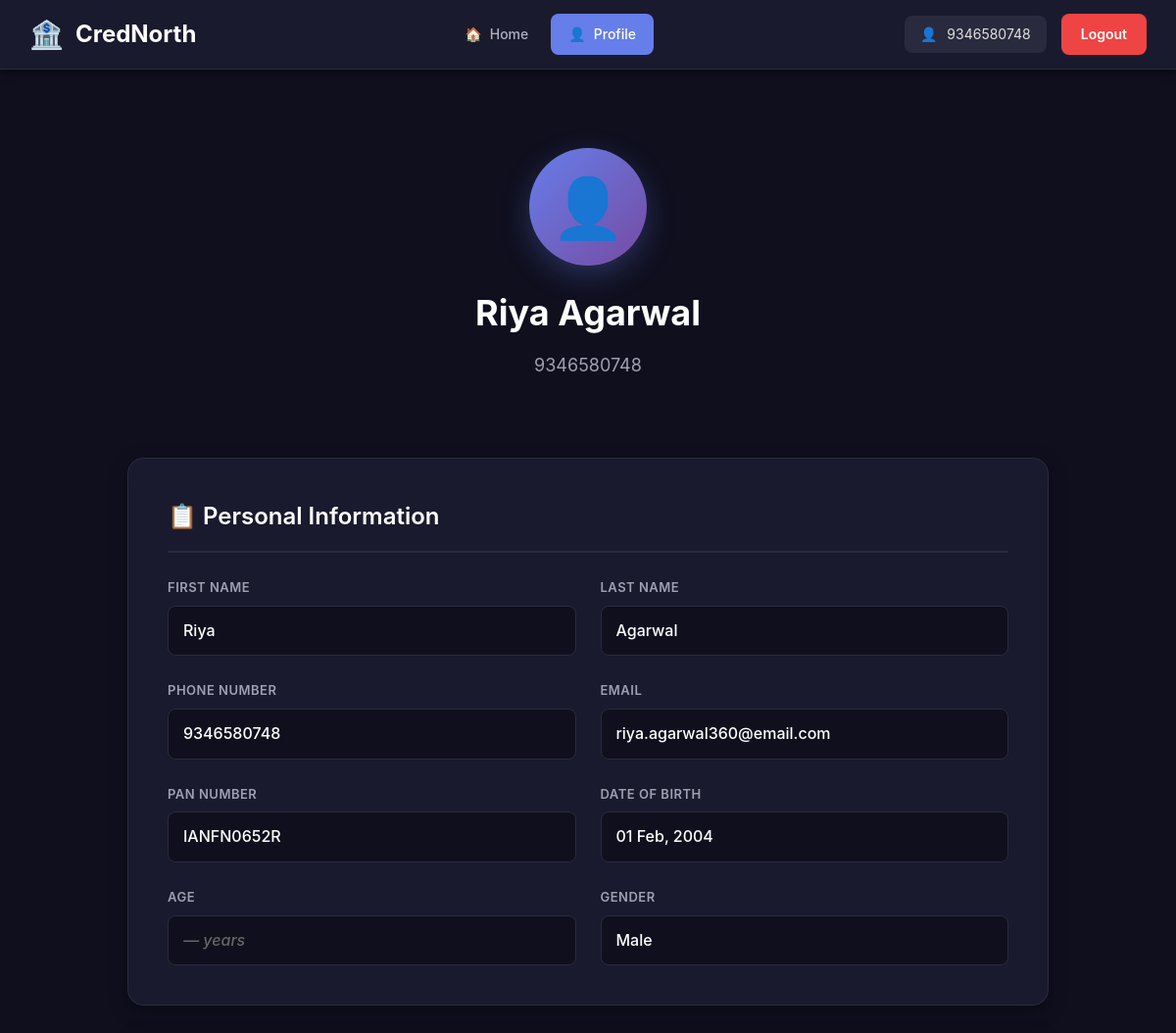
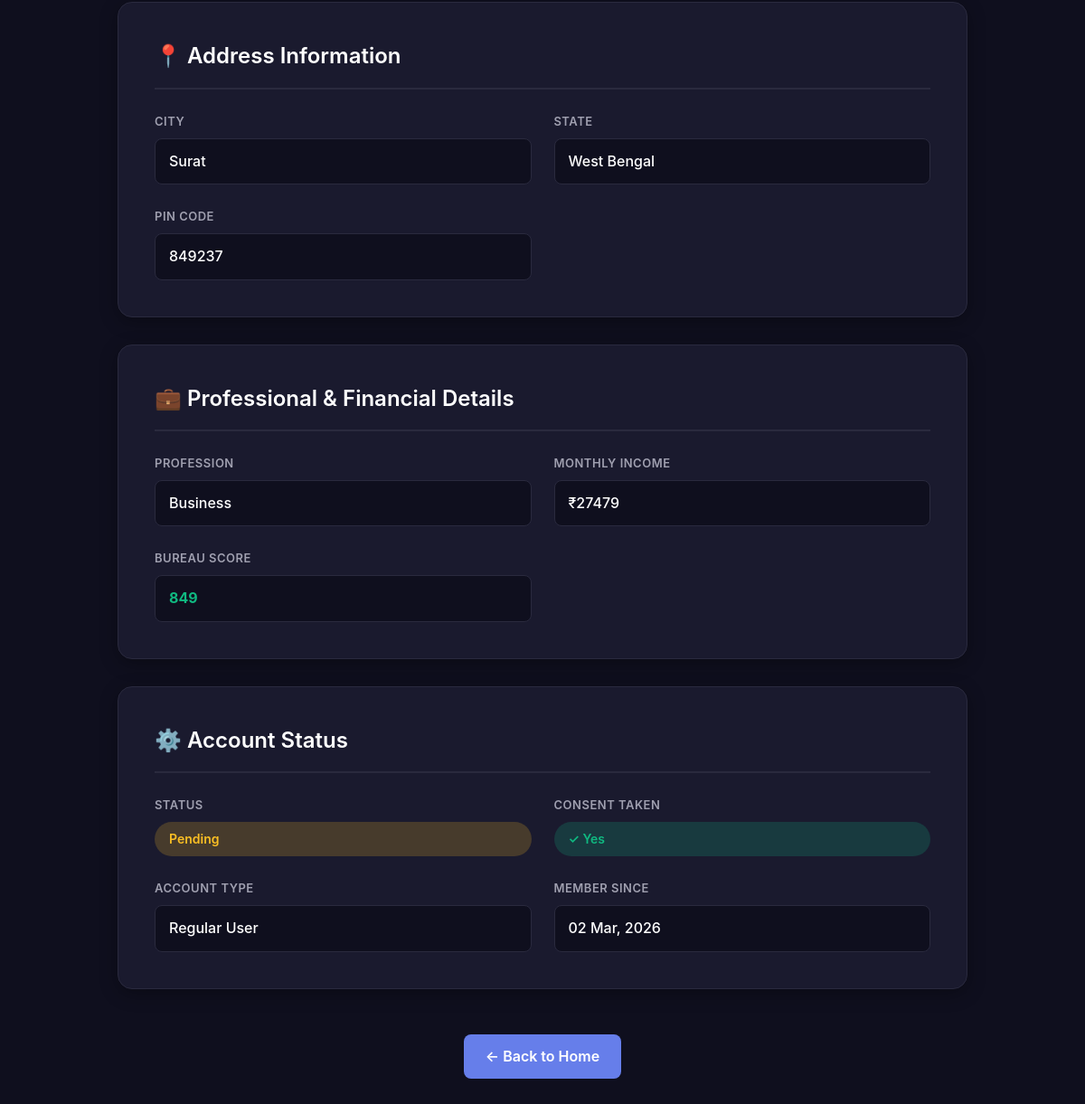
The page /profile/ (signed in) on the database its author committed (2 pictures, top to bottom).
### users/models.py (models this page shows, shortened)
class User(PermissionsMixin, models.Model):
    STATUS_CHOICES = [
        ('pending', 'Pending'),
        ('approved', 'Approved'),
        ('rejected', 'Rejected'),
    ]
    GENDER_CHOICES = [
        ('Male', 'Male'),
        ('Female', 'Female'),
        ('Other', 'Other'),
    ]
    PROFESSION_CHOICES = [
        ('Salaried', 'Salaried'),
        ('Self-Employed', 'Self-Employed'),
        ('Business', 'Business'),
    ]
    INCOME_MODE_CHOICES = [
        ('Cheque', 'Cheque'),
        ('Bank Transfer', 'Bank Transfer'),
        ('Cash', 'Cash'),
    ]
    id = models.BigAutoField(primary_key=True)
    phone_number = models.CharField(
        max_length=10,
        unique=True,
        validators=[validate_phone_number],
        db_index=True,
        help_text='Exactly 10 digits - used for login'
    )
    first_name = models.CharField(max_length=100, blank=True)
    last_name = models.CharField(max_length=100, blank=True)
    email = models.EmailField(max_length=254, null=True, blank=True)
    pan_number = models.CharField(
        max_length=10,
        db_index=True,
        validators=[validate_pan_number],
        help_text='PAN format: AAAAA9999A',
        blank=True
    )
    date_of_birth = models.DateField(null=True, blank=True)
    age = models.IntegerField(null=True, blank=True, editable=False)
    gender = models.CharField(max_length=10, choices=GENDER_CHOICES, blank=True)
    city = models.CharField(max_length=100, blank=True)
    state = models.CharField(max_length=100, blank=True)
    pin_code = models.CharField(
        max_length=6,
        validators=[validate_pin_code],
        help_text='6 digits',
        blank=True
    )
    profession = models.CharField(max_length=100, choices=PROFESSION_CHOICES, blank=True)
    monthly_income = models.DecimalField(max_digits=12, decimal_places=2, null=True, blank=True)
    bureau_score = models.IntegerField(null=True, blank=True, db_index=True, help_text='Credit score 0-900')
    income_mode = models.CharField(max_length=20, choices=INCOME_MODE_CHOICES, blank=True)
    consent_taken = models.BooleanField(default=False)
    status = models.CharField(max_length=20, choices=STATUS_CHOICES, default='pending')
    is_active = models.BooleanField(default=True)
    is_staff = models.BooleanField(default=False)
    is_superuser = models.BooleanField(default=False)
    created_at = models.DateTimeField(auto_now_add=True, db_index=True)
    updated_at = models.DateTimeField(auto_now=True)
    objects = UserManager()
    USERNAME_FIELD = 'phone_number'
    REQUIRED_FIELDS = []
    @property
    def is_authenticated(self):
        return True
    class Meta:
        db_table = 'users_user'
        verbose_name = 'User'
        verbose_name_plural = 'Users'
        ordering = ['-created_at']
        indexes = [
            models.Index(fields=['phone_number'], name='idx_user_phone'),
            models.Index(fields=['pan_number'], name='idx_user_pan'),
            models.Index(fields=['status'], name='idx_user_status'),
            models.Index(fields=['bureau_score'], name='idx_user_bureau'),
            models.Index(fields=['created_at'], name='idx_user_created_at'),
        ]
        constraints = [
            models.UniqueConstraint(
                fields=['pan_number'],
                name='unique_user_pan_number',
                condition=models.Q(pan_number__isnull=False) & ~models.Q(pan_number='')
            ),
        ]

### loans/views.py (the view)
# urls.py: path('profile/', ProfileView.as_view(), name='profile'),
@method_decorator(login_required, name='dispatch')
class ProfileView(View):
    def get(self, request):
        user = request.user
        context = {
            'user': user,
        }
        return render(request, 'profile.html', context)

### backend/templates/profile.html (shortened to what this page needs)
<!DOCTYPE html>
<html lang="en">
<head>
</head>
<body>
    <nav class="navbar">
        <div class="nav-container">
            <a href="/" class="nav-brand">
                <span class="icon">🏦</span>
                <span>CredNorth</span>
            </a>
            <ul class="nav-menu">
                <li class="nav-item">
                    <a href="/" class="nav-link">
                        <span>🏠</span>
                        <span>Home</span>
                    </a>
                </li>
                <li class="nav-item">
                    <a href="/profile/" class="nav-link active">
                        <span>👤</span>
                        <span>Profile</span>
                    </a>
                </li>
            </ul>
            <div class="nav-user">
                <div class="user-info">
                    <span>👤</span>
                    <span>{{ user.phone_number }}</span>
                </div>
                <a href="/logout/" class="btn-logout">Logout</a>
            </div>
        </div>
    </nav>
    <div class="container">
        <div class="profile-header">
            <div class="profile-avatar">👤</div>
            <h1>{{ user.first_name }} {{ user.last_name }}</h1>
            <p>{{ user.phone_number }}</p>
        </div>
        <div class="profile-card">
            <h2>📋 Personal Information</h2>
            <div class="info-grid">
                <div class="info-item">
                    <span class="info-label">First Name</span>
                    <span class="info-value">{{ user.first_name|default:"—" }}</span>
                </div>
                <div class="info-item">
                    <span class="info-label">Last Name</span>
                    <span class="info-value">{{ user.last_name|default:"—" }}</span>
                </div>
                <div class="info-item">
                    <span class="info-label">Phone Number</span>
                    <span class="info-value">{{ user.phone_number }}</span>
                </div>
                <div class="info-item">
                    <span class="info-label">Email</span>
                    <span class="info-value {% if not user.email %}empty{% endif %}">{{ user.email|default:"Not provided" }}</span>
                </div>
                <div class="info-item">
                    <span class="info-label">PAN Number</span>
                    <span class="info-value">{{ user.pan_number|default:"—" }}</span>
                </div>
                <div class="info-item">
                    <span class="info-label">Date of Birth</span>
                    <span class="info-value {% if not user.date_of_birth %}empty{% endif %}">{{ user.date_of_birth|date:"d M, Y"|default:"Not provided" }}</span>
                </div>
                <div class="info-item">
                    <span class="info-label">Age</span>
                    <span class="info-value {% if not user.age %}empty{% endif %}">{{ user.age|default:"—" }} years</span>
                </div>
                <div class="info-item">
                    <span class="info-label">Gender</span>
                    <span class="info-value {% if not user.gender %}empty{% endif %}">{{ user.gender|default:"Not specified" }}</span>
                </div>
            </div>
        </div>
        <div class="profile-card">
            <h2>📍 Address Information</h2>
            <div class="info-grid">
                <div class="info-item">
                    <span class="info-label">City</span>
                    <span class="info-value {% if not user.city %}empty{% endif %}">{{ user.city|default:"Not provided" }}</span>
                </div>
                <div class="info-item">
                    <span class="info-label">State</span>
                    <span class="info-value {% if not user.state %}empty{% endif %}">{{ user.state|default:"Not provided" }}</span>
                </div>
                <div class="info-item">
                    <span class="info-label">PIN Code</span>
                    <span class="info-value {% if not user.pin_code %}empty{% endif %}">{{ user.pin_code|default:"Not provided" }}</span>
                </div>
            </div>
        </div>
        <div class="profile-card">
            <h2>💼 Professional & Financial Details</h2>
            <div class="info-grid">
                <div class="info-item">
                    <span class="info-label">Profession</span>
                    <span class="info-value {% if not user.profession %}empty{% endif %}">{{ user.profession|default:"Not specified" }}</span>
                </div>
                <div class="info-item">
                    <span class="info-label">Monthly Income</span>
                    <span class="info-value {% if not user.monthly_income %}empty{% endif %}">
                        {% if user.monthly_income %}
                            ₹{{ user.monthly_income|floatformat:0 }}
                        {% else %}
                            Not provided
                        {% endif %}
                    </span>
                </div>
                <div class="info-item">
                    <span class="info-label">Bureau Score</span>
                    <span class="info-value {% if not user.bureau_score %}empty{% endif %}">
                        {% if user.bureau_score %}
                            <span style="color: {% if user.bureau_score >= 750 %}#10b981{% elif user.bureau_score >= 650 %}#fbbf24{% else %}#ef4444{% endif %}; font-weight: bold;">
                                {{ user.bureau_score }}
                            </span>
                        {% else %}
                            Not available
                        {% endif %}
                    </span>
                </div>
            </div>
        </div>
        <div class="profile-card">
            <h2>⚙️ Account Status</h2>
            <div class="info-grid">
                <div class="info-item">
                    <span class="info-label">Status</span>
                    <span class="status-badge {{ user.status }}">{{ user.status }}</span>
                </div>
                <div class="info-item">
                    <span class="info-label">Consent Taken</span>
                    <span class="consent-badge {% if user.consent_taken %}yes{% else %}no{% endif %}">
                        {% if user.consent_taken %}
                            ✓ Yes
                        {% else %}
                            ✗ No
                        {% endif %}
                    </span>
                </div>
                <div class="info-item">
                    <span class="info-label">Account Type</span>
                    <span class="info-value">
                        {% if user.is_superuser %}
                            <span class="user-badge">Administrator</span>
                        {% elif user.is_staff %}
                            <span class="user-badge staff">Staff Member</span>
                        {% else %}
                            Regular User
                        {% endif %}
                    </span>
                </div>
                <div class="info-item">
                    <span class="info-label">Member Since</span>
                    <span class="info-value">{{ user.created_at|date:"d M, Y" }}</span>
                </div>
            </div>
        </div>
        <div style="text-align: center;">
            <a href="/" class="back-button">← Back to Home</a>
        </div>
    </div>
</body>
</html>

### backend/templates/profile.html (style rules this page uses)
* { margin: 0; padding: 0; box-sizing: border-box; }
body { font-family: -apple-system, BlinkMacSystemFont, 'Segoe UI', Roboto, 'Helvetica Neue', Arial, sans-serif; background: #0f0f1e; color: #e0e0e0; min-height: 100vh; line-height: 1.6; }
.navbar { background: #1a1a2e; border-bottom: 1px solid #2a2a3e; padding: 0; position: sticky; top: 0; z-index: 1000; box-shadow: 0 2px 10px rgba(0, 0, 0, 0.5); }
.nav-container { max-width: 1400px; margin: 0 auto; display: flex; justify-content: space-between; align-items: center; padding: 0 30px; height: 70px; }
.nav-brand { display: flex; align-items: center; gap: 12px; font-size: 24px; font-weight: 700; color: #ffffff; text-decoration: none; transition: opacity 0.3s; }
.nav-brand .icon { font-size: 28px; }
.nav-menu { display: flex; gap: 5px; align-items: center; list-style: none; }
.nav-link { display: flex; align-items: center; gap: 8px; padding: 10px 18px; color: #b0b0c0; text-decoration: none; border-radius: 8px; transition: all 0.3s; font-size: 14px; font-weight: 500; }
.nav-link.active { background: #667eea; color: #ffffff; }
.nav-user { display: flex; align-items: center; gap: 15px; }
.user-info { display: flex; align-items: center; gap: 10px; padding: 8px 16px; background: #2a2a3e; border-radius: 8px; font-size: 14px; }
.btn-logout { padding: 10px 20px; background: #ef4444; color: #ffffff; border: none; border-radius: 8px; text-decoration: none; font-size: 14px; font-weight: 600; cursor: pointer; transition: all 0.3s; }
.container { max-width: 1000px; margin: 0 auto; padding: 40px 30px; }
.profile-header { text-align: center; margin-bottom: 40px; padding: 40px 20px; }
.profile-avatar { width: 120px; height: 120px; background: linear-gradient(135deg, #667eea 0%, #764ba2 100%); border-radius: 50%; display: flex; align-items: center; justify-content: center; font-size: 60px; margin: 0 auto 20px; box-shadow: 0 10px 30px rgba(102, 126, 234, 0.3); }
.profile-header h1 { font-size: 36px; font-weight: 700; color: #ffffff; margin-bottom: 10px; }
.profile-header p { font-size: 18px; color: #a0a0b0; }
.profile-card { background: #1a1a2e; border: 1px solid #2a2a3e; border-radius: 16px; padding: 40px; margin-bottom: 30px; box-shadow: 0 5px 20px rgba(0, 0, 0, 0.3); }
.profile-card h2 { color: #ffffff; font-size: 24px; font-weight: 600; margin-bottom: 25px; padding-bottom: 15px; border-bottom: 2px solid #2a2a3e; display: flex; align-items: center; gap: 10px; }
.info-grid { display: grid; grid-template-columns: repeat(auto-fit, minmax(280px, 1fr)); gap: 25px; }
.info-item { display: flex; flex-direction: column; gap: 8px; }
.info-label { color: #a0a0b0; font-size: 13px; font-weight: 600; text-transform: uppercase; letter-spacing: 0.5px; }
.info-value { color: #ffffff; font-size: 16px; font-weight: 500; padding: 12px 15px; background: #0f0f1e; border-radius: 8px; border: 1px solid #2a2a3e; }
.info-value.empty { color: #666; font-style: italic; }
.status-badge { display: inline-block; padding: 8px 16px; border-radius: 20px; font-size: 14px; font-weight: 600; text-transform: capitalize; }
.status-badge.pending { background: rgba(251, 191, 36, 0.2); color: #fbbf24; }
.consent-badge { display: inline-flex; align-items: center; gap: 8px; padding: 8px 16px; border-radius: 20px; font-size: 14px; font-weight: 600; }
.consent-badge.yes { background: rgba(16, 185, 129, 0.2); color: #10b981; }
.back-button { display: inline-flex; align-items: center; gap: 8px; padding: 12px 24px; background: #667eea; color: #ffffff; border: none; border-radius: 8px; text-decoration: none; font-size: 16px; font-weight: 600; transition: all 0.3s; margin-top: 20px; }

### rows shown on the page
User: phone_number "9346580748", first_name "Riya", last_name "Agarwal", email "riya.agarwal360@email.com", pan_number "IANFN0652R", date_of_birth "01 Feb, 2004", age "—", gender "Male", city "Surat", state "West Bengal", pin_code "849237", profession "Business", monthly_income "27479", bureau_score "849", status "Pending", created_at "02 Mar, 2026"
